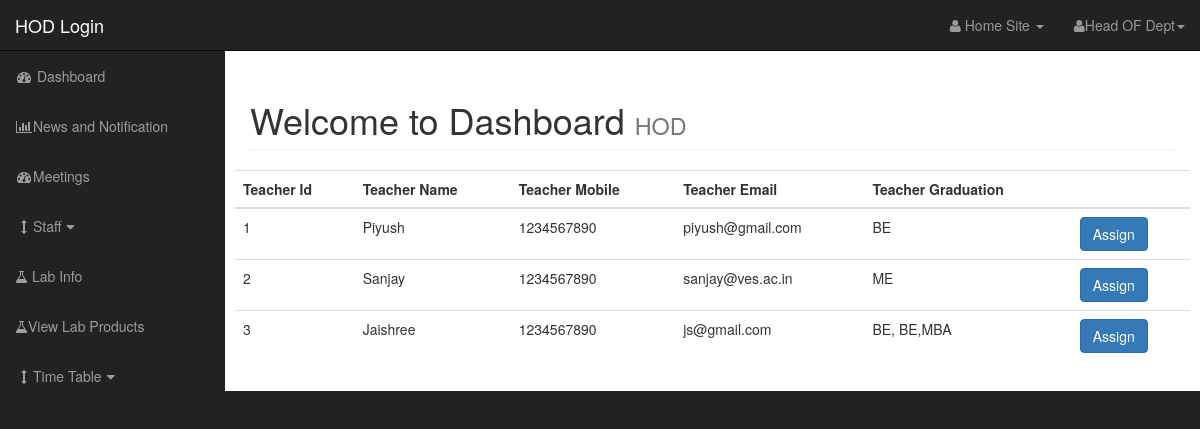
The page /HOD/dashboard.php?source=view_teaching_staff (signed in) on the database its author committed.
### tables this page shows
CREATE TABLE `teachers` (
  `id` int(11) NOT NULL,
  `teacher_name` varchar(255) NOT NULL,
  `username` varchar(255) NOT NULL,
  `teacher_mobile` int(11) NOT NULL,
  `email` varchar(255) NOT NULL,
  `teacher_graduation` varchar(255) NOT NULL,
  `password` varchar(255) NOT NULL,
  `branch` varchar(255) NOT NULL
);

### HOD/includes/view_teaching_staff.php (the view)
 <?php
        $branch = $_SESSION['branch'];
?>
<table class="table table-hover table-responsive">
        <tr>
            <th>Teacher Id</th>
            <th>Teacher Name</th>
            <th>Teacher Mobile</th>
            <th>Teacher Email</th>
            <th>Teacher Graduation</th>
            <th></th>
        </tr>
    <tbody>
        <?php
        $query = "select * from teachers where branch = '$branch'";
$view_query = mysqli_query($connection, $query);
while($row = mysqli_fetch_assoc($view_query)){
    $teacher_id = $row['id'];
    $teacher_name = $row['teacher_name'];
    $teacher_mobile = $row['teacher_mobile'];
    $teacher_email = $row['email'];
    $teacher_graduation = $row['teacher_graduation'];
        echo "<tr>";
        echo "<td>$teacher_id</td>";
        echo "<td>$teacher_name</td>";
        echo "<td>$teacher_mobile</td>";
        echo "<td>$teacher_email</td>";
        echo "<td>$teacher_graduation</td>";
        echo"<td><a href='dashboard.php?source=assign_duty&id=$teacher_id'class='btn btn-primary'>Assign</a>";
        echo "</tr>";
}
?>
    </tbody>
    </table>

### HOD/css/sb-admin.css (style rules this page uses)
body { margin-top: 100px; background-color: #222; }
@media (min-width:768px) { body { margin-top: 50px; } }

### rows shown on the page
teachers: id "1", teacher_name "Piyush", teacher_mobile "1234567890", email "piyush@gmail.com", teacher_graduation "BE"
teachers: id "2", teacher_name "Sanjay", teacher_mobile "1234567890", email "sanjay@ves.ac.in", teacher_graduation "ME"
teachers: id "3", teacher_name "Jaishree", teacher_mobile "1234567890", email "js@gmail.com", teacher_graduation "BE, BE,MBA"
